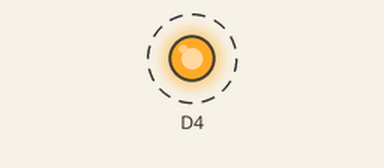
This sketch was run on a simulated ESP8266 (NodeMCU). Shown: output pins drawn as LEDs (lit = HIGH). Dashed ring = blinking. What the sketch prints to the serial monitor is not drawn.

Above: at 0.2 s.
Timing chart, 0 to 3.0 s (numbered marks = the images above):
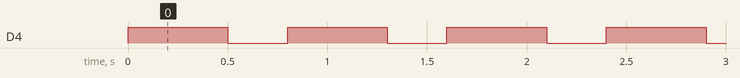

The sketch:

blink.ino
```cpp
#include <Blink.h>

Blink blink(D4);

void setup() {
  Serial.begin(115200);
  Serial.println("\nBlink Version 1.0 ChangMin Kim");
}

void loop() {
  blink.on(500);
  blink.off(300);
}
```

Blink.cpp
```cpp
#include "Blink.h"
#include "Arduino.h"

Blink::Blink(unsigned char _pin) {
	pinMode(_pin, OUTPUT);
	pin = _pin;
}

void Blink::on(int msec) {
	digitalWrite(pin, HIGH);
	delay(msec);
}

void Blink::off(int msec) {
	digitalWrite(pin, LOW);
	delay(msec);
}
```

Blink.h
```cpp
#ifndef Blink_h
#define Blink_h

#include "Arduino.h"

class Blink {
    public:
    Blink(unsigned char _pin);
    void on(int msec);
    void off(int msec);
private:
    unsigned char pin;

} ;

#endif
```

Measured:
- by itself, D4: alternates HIGH for 0.50 s and LOW for 0.30 s
